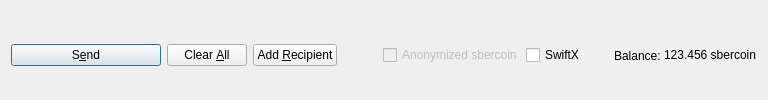
         <widget class="QFrame" name="frame_Send">
          <layout class="QHBoxLayout" name="horizontalLayout">
           <property name="bottomMargin">
            <number>0</number>
           </property>
           <item>
            <widget class="QPushButton" name="sendButton">
             <property name="minimumSize">
              <size>
               <width>150</width>
               <height>0</height>
              </size>
             </property>
             <property name="toolTip">
              <string>Confirm the send action</string>
             </property>
             <property name="text">
              <string>S&amp;end</string>
             </property>
             <property name="icon">
              <iconset resource="../sbercoin.qrc">
               <normaloff>:/icons/send</normaloff>:/icons/send</iconset>
             </property>
             <property name="autoDefault">
              <bool>false</bool>
             </property>
             <property name="default">
              <bool>true</bool>
             </property>
            </widget>
           </item>
           <item>
            <widget class="QPushButton" name="clearButton">
             <property name="sizePolicy">
              <sizepolicy hsizetype="Minimum" vsizetype="Fixed">
               <horstretch>0</horstretch>
               <verstretch>0</verstretch>
              </sizepolicy>
             </property>
             <property name="toolTip">
              <string>Clear all fields of the form.</string>
             </property>
             <property name="text">
              <string>Clear &amp;All</string>
             </property>
             <property name="icon">
              <iconset resource="../sbercoin.qrc">
               <normaloff>:/icons/remove</normaloff>:/icons/remove</iconset>
             </property>
             <property name="autoDefault">
              <bool>false</bool>
             </property>
            </widget>
           </item>
           <item>
            <widget class="QPushButton" name="addButton">
             <property name="toolTip">
              <string>Send to multiple recipients at once</string>
             </property>
             <property name="text">
              <string>Add &amp;Recipient</string>
             </property>
             <property name="icon">
              <iconset resource="../sbercoin.qrc">
               <normaloff>:/icons/add</normaloff>:/icons/add</iconset>
             </property>
             <property name="autoDefault">
              <bool>false</bool>
             </property>
            </widget>
           </item>
           <item>
            <spacer name="horizontalSpacer">
             <property name="orientation">
              <enum>Qt::Horizontal</enum>
             </property>
             <property name="sizeHint" stdset="0">
              <size>
               <width>40</width>
               <height>20</height>
              </size>
             </property>
            </spacer>
           </item>
           <item>
            <layout class="QHBoxLayout" name="horizontalLayout_2">
             <property name="spacing">
              <number>3</number>
             </property>
             <item>
              <widget class="QCheckBox" name="checkzsbercoin">
               <property name="enabled">
                <bool>false</bool>
               </property>
               <property name="text">
                <string>Anonymized sbercoin</string>
               </property>
              </widget>
             </item>
             <item>
              <widget class="QCheckBox" name="checkSwiftTX">
               <property name="enabled">
                <bool>true</bool>
               </property>
               <property name="minimumSize">
                <size>
                 <width>85</width>
                 <height>0</height>
                </size>
               </property>
               <property name="text">
                <string>SwiftX</string>
               </property>
              </widget>
             </item>
             <item>
              <widget class="QLabel" name="label">
               <property name="text">
                <string>Balance:</string>
               </property>
              </widget>
             </item>
             <item>
              <widget class="QLabel" name="labelBalance">
               <property name="sizePolicy">
                <sizepolicy hsizetype="Preferred" vsizetype="Fixed">
                 <horstretch>0</horstretch>
                 <verstretch>0</verstretch>
                </sizepolicy>
               </property>
               <property name="cursor">
                <cursorShape>IBeamCursor</cursorShape>
               </property>
               <property name="text">
                <string notr="true">123.456 sbercoin</string>
               </property>
               <property name="textInteractionFlags">
                <set>Qt::LinksAccessibleByMouse|Qt::TextSelectableByKeyboard|Qt::TextSelectableByMouse</set>
               </property>
              </widget>
             </item>
            </layout>
           </item>
          </layout>
         </widget>
